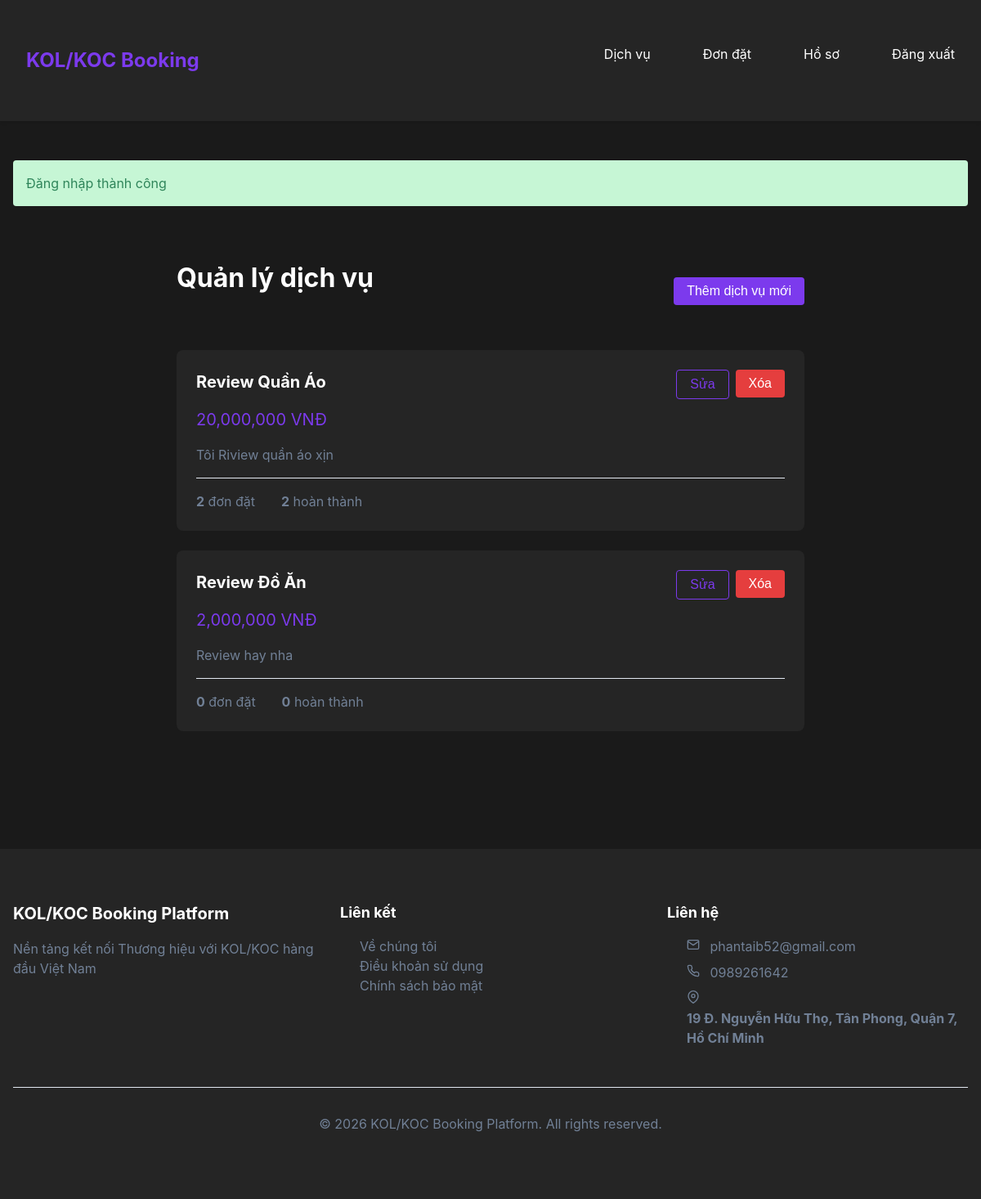
Page /view/services.php (signed in) on the committed database.
### tables this page shows
CREATE TABLE `services` (
  `id` int(10) UNSIGNED NOT NULL,
  `user_id` int(10) UNSIGNED NOT NULL,
  `name` varchar(100) NOT NULL,
  `rate` decimal(10,2) NOT NULL DEFAULT 0.00,
  `description` text NOT NULL
);

CREATE TABLE `settings` (
  `id` varchar(50) NOT NULL,
  `name` varchar(100) NOT NULL,
  `value` text DEFAULT NULL,
  `type` enum('text','image','json') NOT NULL DEFAULT 'text',
  `created_at` timestamp NOT NULL DEFAULT current_timestamp(),
  `updated_at` timestamp NOT NULL DEFAULT current_timestamp() ON UPDATE current_timestamp()
);

### includes/Database.php (called while the page is built, shortened)
<?php
class Database {
    private static $instance = null;
    private $connection;
    private function __construct() {
        try {
            $this->connection = new PDO(
                "mysql:host=" . DB_HOST . ";dbname=" . DB_NAME . ";charset=utf8mb4",
                DB_USER,
                DB_PASS,
                [
                    PDO::ATTR_ERRMODE => PDO::ERRMODE_EXCEPTION,
                    PDO::ATTR_DEFAULT_FETCH_MODE => PDO::FETCH_ASSOC,
                    PDO::ATTR_EMULATE_PREPARES => false
                ]
            );
        } catch (PDOException $e) {
            die("Connection failed: " . $e->getMessage());
        }
    }
    public static function getInstance() {
        if (self::$instance === null) {
            self::$instance = new self();
        }
        return self::$instance;
    }
    public function prepare($sql) {
        return $this->connection->prepare($sql);
    }
    public function query($sql) {
        return $this->connection->query($sql);
    }
}

### models/Service.php (called while the page is built, shortened)
<?php
require_once __DIR__ . '/../includes/Database.php';
class Service {
    private $db;
    public function __construct() {
        $this->db = Database::getInstance();
    }
    public function getWithBookingStats($userId) {
        $sql = "SELECT s.*,
                COUNT(DISTINCT b.id) as total_bookings,
                COUNT(DISTINCT CASE WHEN b.status = 'completed' THEN b.id END) as completed_bookings,
                AVG(CASE WHEN r.rating IS NOT NULL THEN r.rating ELSE NULL END) as avg_rating
                FROM services s
                LEFT JOIN bookings b ON s.id = b.service_id
                LEFT JOIN reviews r ON b.id = r.booking_id
                WHERE s.user_id = ?
                GROUP BY s.id
                ORDER BY s.id DESC";
        $stmt = $this->db->prepare($sql);
        $stmt->execute([$userId]);
        return $stmt->fetchAll();
    }
}

### models/Settings.php (called while the page is built, shortened)
<?php
require_once __DIR__ . '/../includes/Database.php';
class Settings {
    private static $db;
    private static $instance = null;
    private function __construct() {
        self::$db = Database::getInstance();
        self::$db->query("CREATE TABLE IF NOT EXISTS settings (
            id VARCHAR(50) PRIMARY KEY,
            name VARCHAR(100) NOT NULL,
            value TEXT,
            type ENUM('text', 'image', 'json') NOT NULL DEFAULT 'text',
            created_at TIMESTAMP DEFAULT CURRENT_TIMESTAMP,
            updated_at TIMESTAMP DEFAULT CURRENT_TIMESTAMP ON UPDATE CURRENT_TIMESTAMP
        )");
        $defaultSettings = [
            'homepage_background' => ['Homepage Background Image', '', 'image'],
            'contact_email' => ['Contact Email', '', 'text'],
            'contact_phone' => ['Contact Phone', '', 'text'],
            'contact_address' => ['Contact Address', '', 'text'],
            'pinned_kols' => ['Pinned KOLs', '[]', 'json'],
            'blog_content' => ['Blog Content', '', 'text']
        ];
        foreach ($defaultSettings as $id => [$name, $value, $type]) {
            $stmt = self::$db->prepare("INSERT IGNORE INTO settings (id, name, value, type) VALUES (?, ?, ?, ?)");
            $stmt->execute([$id, $name, $value, $type]);
        }
    }
    public static function getInstance() {
        if (self::$instance === null) {
            self::$instance = new Settings();
        }
        return self::$instance;
    }
    public static function get($id) {
        self::getInstance();
        $stmt = self::$db->prepare("SELECT * FROM settings WHERE id = ?");
        $stmt->execute([$id]);
        $setting = $stmt->fetch();
        return $setting ? $setting['value'] : null;
    }
}
?>

### view/services.php (the view, shortened to what this page needs)
<?php
require_once '../includes/Util.php';
require_once '../models/Service.php';
$serviceObj = new Service();
$services = $serviceObj->getWithBookingStats($_SESSION['user_id']);
require_once '../includes/header.php';
?>
<link rel="stylesheet" href="../assets/css/nologin.css">
<div class="container service-container">
    <div class="service-header">
        <h1>Quản lý dịch vụ</h1>
        <button onclick="showServiceForm()" class="btn">Thêm dịch vụ mới</button>
    </div>
    <?php if (empty($services)): ?>
        <p class="empty-message">
            Bạn chưa có dịch vụ nào. Hãy thêm dịch vụ đầu tiên!
        </p>
    <?php else: ?>
        <div class="service-grid">
            <?php foreach ($services as $service): ?>
                <div class="service-card">
                    <div class="service-title">
                        <div>
                            <h3><?= htmlspecialchars($service['name']) ?></h3>
                            <p class="service-price">
                                <?= number_format($service['rate']) ?> VNĐ
                            </p>
                        </div>
                        <div class="service-actions">
                            <button onclick='editService(<?= htmlspecialchars(json_encode($service)) ?>)'
                                class="btn back-btn">
                                Sửa
                            </button>
                            <form method="POST" action="" class="inline-form"
                                onsubmit="return confirm('Bạn có chắc muốn xóa dịch vụ này?')">
                                <button type="submit" class="btn delete-btn">
                                    Xóa
                                </button>
                            </form>
                        </div>
                    </div>
                    <p class="text-secondary service-description">
                        <?= nl2br(htmlspecialchars($service['description'])) ?>
                    </p>
                    <div class="service-stats">
                        <div>
                            <strong><?= $service['total_bookings'] ?></strong> đơn đặt
                        </div>
                        <div>
                            <strong><?= $service['completed_bookings'] ?></strong> hoàn thành
                        </div>
                    </div>
                </div>
            <?php endforeach; ?>
        </div>
    <?php endif; ?>
</div>
<?php require_once '../includes/footer.php'; ?>

### includes/footer.php (shortened to what this page needs)
<?php
require_once __DIR__ . '/../models/Settings.php';
?>
</main>
    <footer>
        <div class="container">
            <div class="footer-grid">
                <div>
                    <h3 class="footer-heading">KOL/KOC Booking Platform</h3>
                    <p>Nền tảng kết nối Thương hiệu với KOL/KOC hàng đầu Việt Nam</p>
                </div>
                <div>
                    <h4 class="footer-heading">Liên kết</h4>
                    <ul class="footer-list">
                        <li><a href="../view/about.php" class="footer-link">Về chúng tôi</a></li>
                        <li><a href="../view/terms.php" class="footer-link">Điều khoản sử dụng</a></li>
                        <li><a href="../view/privacy.php" class="footer-link">Chính sách bảo mật</a></li>
                    </ul>
                </div>
                <div>
                    <h4 class="footer-heading">Liên hệ</h4>
                    <ul class="footer-list">
                        <?php if ($email = Settings::get('contact_email')): ?>
                            <li class="contact-item">
                                <?= htmlspecialchars($email) ?>
                            </li>
                        <?php endif; ?>
                        <?php if ($phone = Settings::get('contact_phone')): ?>
                            <li class="contact-item">
                                <?= htmlspecialchars($phone) ?>
                            </li>
                        <?php endif; ?>
                        <?php if ($address = Settings::get('contact_address')): ?>
                            <li class="contact-item">
                                <svg xmlns="http://www.w3.org/2000/svg" width="16" height="16" viewBox="0 0 24 24" fill="none" stroke="currentColor" stroke-width="2" stroke-linecap="round" stroke-linejoin="round" class="contact-icon">
                                    <path d="M21 10c0 7-9 13-9 13s-9-6-9-13a9 9 0 0 1 18 0z"></path>
                                    <circle cx="12" cy="10" r="3"></circle>
                                </svg>
                                <span><?= htmlspecialchars_decode($address) ?></span>
                            </li>
                        <?php endif; ?>
                    </ul>
                </div>
            </div>
            <div class="footer-divider">
                <p>© <?= date('Y') ?> KOL/KOC Booking Platform. All rights reserved.</p>
            </div>
        </div>
    </footer>
</body>
</html>

### assets/css/nologin.css (style rules this page uses)
:root { --accent-color: #7c3aed; --bg-primary: #1a1a1a; --bg-secondary: #252525; --text-primary: #ffffff; --text-secondary: #718096; --border-color: #e2e8f0; --error-color: #e53e3e; }
body { font-family: 'Inter', -apple-system, BlinkMacSystemFont, 'Segoe UI', Roboto, Oxygen, Ubuntu, Cantarell, 'Open Sans', 'Helvetica Neue', sans-serif; color: var(--text-primary); line-height: 1.5; background-color: var(--bg-primary); margin: 0; padding: 0; }
.container { max-width: 1200px; margin: 0 auto; padding: 2rem 1rem; }
h1, h2, h3, h4, h5, h6 { margin-top: 0; color: var(--text-primary); }
h1 { font-size: 2rem; margin-bottom: 2rem; }
h3 { font-size: 1.25rem; margin-bottom: 1rem; }
h4 { font-size: 1.125rem; margin-bottom: 0.75rem; }
p { margin-top: 0; margin-bottom: 1rem; }
a { color: var(--accent-color); text-decoration: none; }
.text-secondary { color: var(--text-secondary); }
.btn { display: inline-block; padding: 0.5rem 1rem; background-color: var(--accent-color); color: white; border: none; border-radius: 0.25rem; font-size: 1rem; font-weight: 500; cursor: pointer; text-decoration: none; }
.back-btn { background-color: transparent; border: 1px solid var(--accent-color); color: var(--accent-color); }
.delete-btn { background-color: var(--error-color); }
.service-container { max-width: 800px; margin: 2rem auto; }
.service-header { display: flex; justify-content: space-between; align-items: center; margin-bottom: 2rem; }
.service-grid { display: grid; gap: 1.5rem; }
.service-card { background-color: var(--bg-secondary); padding: 1.5rem; border-radius: 0.5rem; position: relative; }
.service-title { display: flex; justify-content: space-between; align-items: start; }
.service-price { color: var(--accent-color); font-size: 1.25rem; margin-bottom: 1rem; }
.service-actions { display: flex; gap: 0.5rem; }
.service-description { margin-bottom: 1rem; }
.service-stats { display: flex; gap: 2rem; padding-top: 1rem; border-top: 1px solid var(--border-color); color: var(--text-secondary); }
.inline-form { display: inline; }
ul { list-style: disc; margin-left: 1.5rem; margin-bottom: 1rem; }

### includes/header.php (style rules this page uses)
:root { --bg-primary: #1a1a1a; --bg-secondary: #252525; --text-primary: #ffffff; --text-secondary: #b3b3b3; --accent-color: #7c3aed; --accent-hover: #6d28d9; --error-color: #ef4444; --success-color: #10b981; --border-color: #404040; }
* { margin: 0; padding: 0; box-sizing: border-box; }
body { font-family: 'Segoe UI', system-ui, sans-serif; background-color: var(--bg-primary); color: var(--text-primary); line-height: 1.6; }
.container { max-width: 1200px; margin: 0 auto; padding: 0 1rem; }
.btn { display: inline-block; padding: 0.5rem 1rem; border-radius: 0.375rem; background-color: var(--accent-color); color: white; text-decoration: none; border: none; cursor: pointer; transition: background-color 0.3s ease; }

### includes/footer.php (style rules this page uses)
footer { background-color: var(--bg-secondary); padding: 2rem 0; margin-top: 3rem; color: var(--text-secondary); }
.footer-grid { display: grid; grid-template-columns: repeat(auto-fit, minmax(250px, 1fr)); gap: 2rem; }
.footer-heading { color: var(--text-primary); margin-bottom: 1rem; }
.footer-list { list-style: none; }
.footer-link { color: var(--text-secondary); text-decoration: none; }
.contact-item { margin-bottom: 0.5rem; }
.contact-icon { display: inline; margin-right: 0.5rem; }
.footer-divider { margin-top: 2rem; padding-top: 2rem; border-top: 1px solid var(--border-color); text-align: center; }

### rows in the picture
services: name "Review Quần Áo", rate "20,000,000", description "Tôi Riview quần áo xịn", total_bookings "2", completed_bookings "2"
services: name "Review Đồ Ăn", rate "2,000,000", description "Review hay nha", total_bookings "0", completed_bookings "0"
settings: value "phantaib52@gmail.com"
settings: value "0989261642"
settings: value "19 Đ. Nguyễn Hữu Thọ, Tân Phong, Quận 7, Hồ Chí Minh"

### other values in the picture
$flash['message'] "Đăng nhập thành công"
